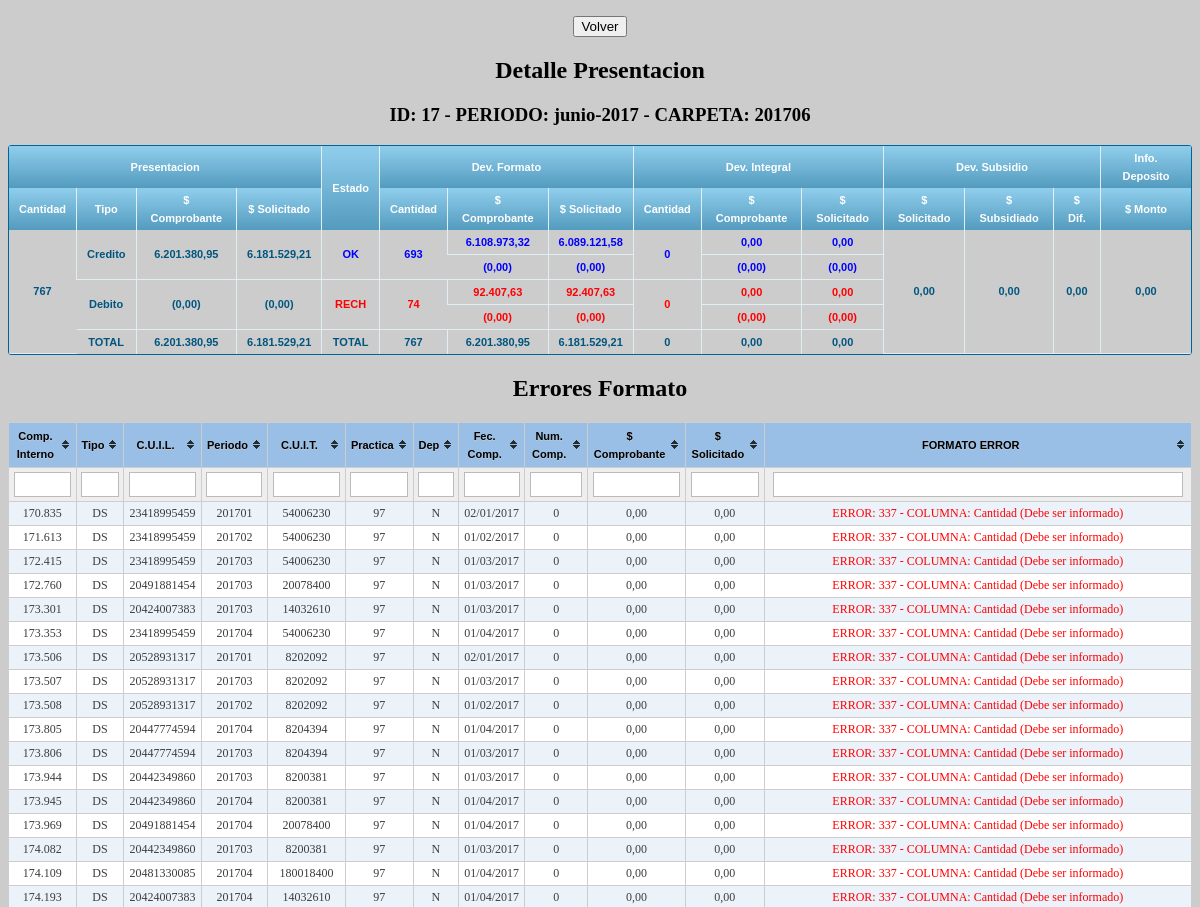
The page /presentacion.erroresformato.php?id=17 (signed in, upper part) on the database as committed earlier.
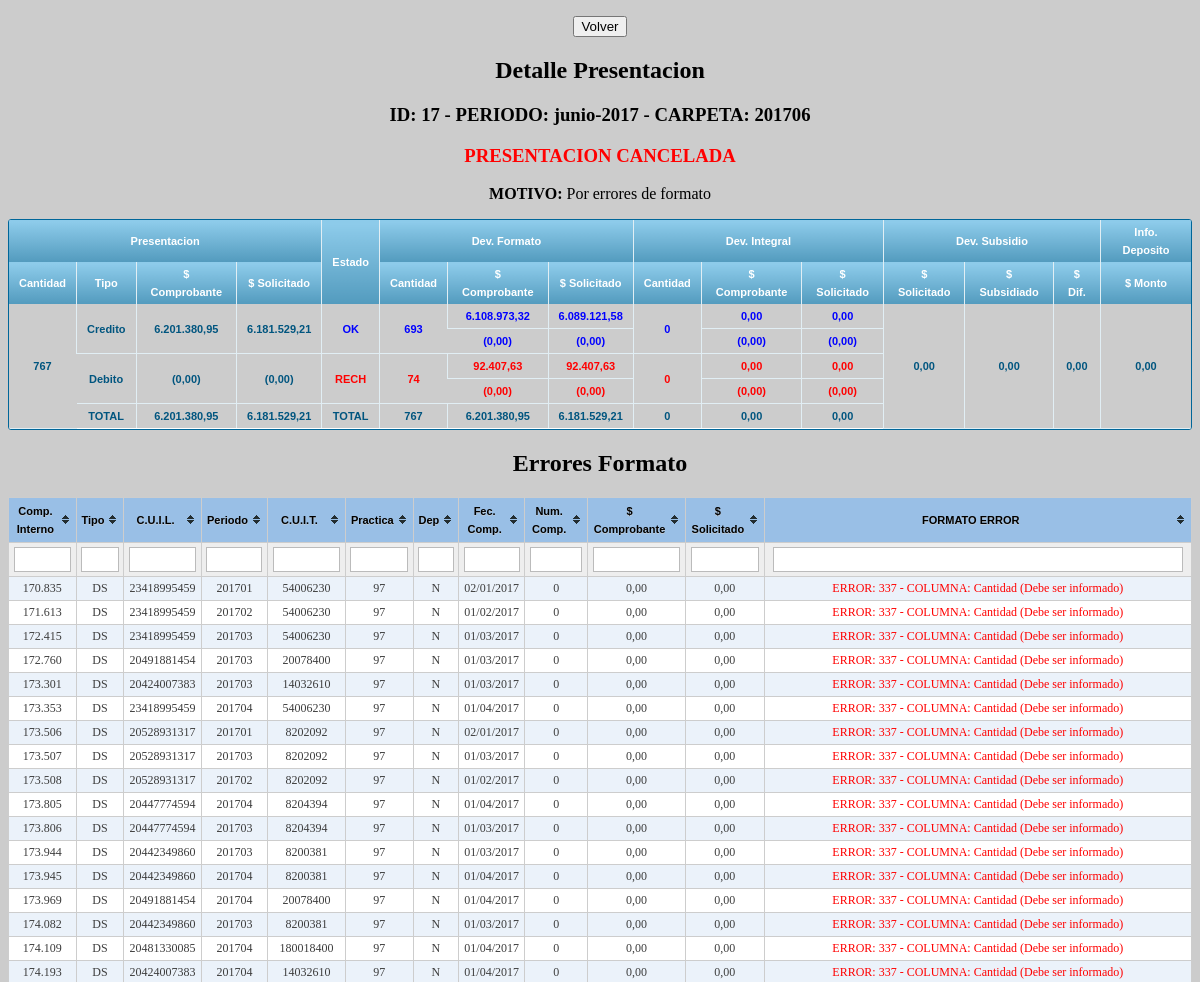
The same page on the database as committed later.
### tables this page shows
CREATE TABLE IF NOT EXISTS `presentacion` (
  `id` int(4) NOT NULL AUTO_INCREMENT,
  `idcronograma` int(3) NOT NULL,
  `fechapresentacion` date DEFAULT NULL,
  `fechacancelacion` date DEFAULT NULL,
  `motivocancelacion` text,
  `cantfactura` int(6) NOT NULL,
  `impcomprobantes` decimal(15,2) NOT NULL,
  `impsolicitado` decimal(15,2) NOT NULL,
  `impcomprobantesd` decimal(15,2) NOT NULL,
  `impsolicitadod` decimal(15,2) NOT NULL,
  `fechadeposito` date DEFAULT NULL,
  `montodepositado` decimal(15,2) DEFAULT NULL,
  PRIMARY KEY (`id`)
);

CREATE TABLE IF NOT EXISTS `cronograma` (
  `id` int(3) NOT NULL AUTO_INCREMENT,
  `periodo` varchar(100) NOT NULL,
  `carpeta` varchar(6) NOT NULL,
  `fechacierre` date NOT NULL,
  `periodosincluidos` varchar(50) NOT NULL,
  PRIMARY KEY (`id`)
);

CREATE TABLE IF NOT EXISTS `presentacionformato` (
  `id` int(4) NOT NULL,
  `fechadevformato` date NOT NULL,
  `cantformatook` int(6) NOT NULL,
  `impcomprobantesformatook` decimal(15,2) NOT NULL,
  `impsolicitadoformatook` decimal(15,2) NOT NULL,
  `impcomprobantesformatodok` decimal(15,2) NOT NULL,
  `impsolicitadoformatodok` decimal(15,2) NOT NULL,
  `cantformatonok` int(6) NOT NULL,
  `impcomprobantesformatonok` decimal(15,2) NOT NULL,
  `impsolicitadoformatonok` decimal(15,2) NOT NULL,
  `impcomprobantesformatodnok` decimal(15,2) NOT NULL,
  `impsolicitadoformatodnok` decimal(15,2) NOT NULL,
  PRIMARY KEY (`id`)
);

### include/detalle.php (the view)
<?php $sqlPresentacion = "SELECT
p.id as idpres,
DATE_FORMAT(p.fechapresentacion, '%d-%m-%Y') as fechapresentacion,
DATE_FORMAT(p.fechacancelacion, '%d-%m-%Y') as fechacancelacion,
p.motivocancelacion,
p.cantfactura,
p.impcomprobantes,
p.impsolicitado,
p.impcomprobantesd,
p.impsolicitadod,
cronograma.periodo,
cronograma.carpeta,
DATE_FORMAT(presentacionformato.fechadevformato, '%d-%m-%Y') as fechadevformato,
presentacionformato.*,
DATE_FORMAT(presentacionintegral.fechaintegral, '%d-%m-%Y') as fechaintegral,
presentacionintegral.*,
DATE_FORMAT(presentacionsubsidio.fechasubsidio, '%d-%m-%Y') as fechasubsidio,
presentacionsubsidio.impsolicitadosubsidio,
presentacionsubsidio.montosubsidio,
DATE_FORMAT(p.fechadeposito, '%d-%m-%Y') as fechadeposito,
p.montodepositado
FROM presentacion p
INNER JOIN cronograma on p.idcronograma = cronograma.id
LEFT JOIN presentacionformato on p.id = presentacionformato.id
LEFT JOIN presentacionintegral on p.id = presentacionintegral.id
LEFT JOIN presentacionsubsidio on p.id = presentacionsubsidio.id
WHERE p.id = $idPresentacion";
$resPresentacion = mysql_query($sqlPresentacion);
$rowPresentacion = mysql_fetch_array($resPresentacion);
?>
	<h2>Detalle Presentacion</h2>
	 	<h3>ID: <?php echo $rowPresentacion['idpres']?> - PERIODO: <?php echo $rowPresentacion['periodo'] ?> - CARPETA: <?php echo $rowPresentacion['carpeta'] ?></h3>
	 	<?php if ($rowPresentacion['fechacancelacion'] != null) {  ?>
	 		<h3 style="color: red">PRESENTACION CANCELADA</h3>
	 		<p><b>MOTIVO: </b><?php echo $rowPresentacion['motivocancelacion'] ?></p>
	 	<?php } ?>
<div class="grilla">
	<table>
		<thead>
		  <tr>
		    <th colspan="4" style="font-size: 11px">Presentacion</th>
		    <th rowspan="2" style="font-size: 11px">Estado</th>
		    <th colspan="3" style="font-size: 11px">Dev. Formato</th>
		    <th colspan="3" style="font-size: 11px">Dev. Integral</th>
		    <th colspan="3" style="font-size: 11px">Dev. Subsidio</th>
		    <th style="font-size: 11px">Info. Deposito</th>
		  </tr>
		  <tr>
		  	<th style="font-size: 11px">Cantidad</th>
		    <th style="font-size: 11px">Tipo</th>
		    <th style="font-size: 11px">$ Comprobante</th>
		    <th style="font-size: 11px">$ Solicitado</th>
		    <th style="font-size: 11px">Cantidad</th>
		    <th style="font-size: 11px">$ Comprobante</th>
		    <th style="font-size: 11px">$ Solicitado</th>
		    <th style="font-size: 11px">Cantidad</th>
		    <th style="font-size: 11px">$ Comprobante</th>
		    <th style="font-size: 11px">$ Solicitado</th>
		    <th style="font-size: 11px">$ Solicitado</th>
		    <th style="font-size: 11px">$ Subsidiado</th>
		    <th style="font-size: 11px">$ Dif.</th>
		    <th style="font-size: 11px">$ Monto</th>
		  </tr>
		</thead>
		<tbody>
			<tr>
				<td rowspan="5" style="font-size: 11px"><?php echo number_format($rowPresentacion['cantfactura'],"0","",".") ?></td>
				<td rowspan="2" style="font-size: 11px">Credito</td>
				<td rowspan="2" style="font-size: 11px"><?php echo number_format($rowPresentacion['impcomprobantes'],"2",",",".") ?> </td>
			 	<td rowspan="2" style="font-size: 11px"><?php echo number_format($rowPresentacion['impsolicitado'],"2",",",".") ?></td>
				<td rowspan="2" style="color: blue; font-size: 11px">OK</td>
				<td rowspan="2" style="color: blue; font-size: 11px"><?php echo number_format($rowPresentacion['cantformatook'],"0","",".")?></td>
				<td style="color: blue; font-size: 11px"><?php echo number_format($rowPresentacion['impcomprobantesformatook'],"2",",",".") ?> </td>
				<td style="color: blue; font-size: 11px"><?php echo number_format($rowPresentacion['impsolicitadoformatook'],"2",",",".") ?></td>
				<td rowspan="2" style="color: blue; font-size: 11px"><?php echo number_format($rowPresentacion['cantintegralok'],"0","",".")?></td>
				<td style="color: blue; font-size: 11px"><?php echo number_format($rowPresentacion['impcomprobantesintegralok'],"2",",",".") ?> </td>
				<td style="color: blue; font-size: 11px"><?php echo number_format($rowPresentacion['impsolicitadointegralok'],"2",",",".") ?></td>
				<td rowspan="5" style="font-size: 11px"><?php echo number_format($rowPresentacion['impsolicitadosubsidio'],"2",",",".") ?></td>
				<td rowspan="5" style="font-size: 11px"><?php echo number_format($rowPresentacion['montosubsidio'],"2",",",".") ?></td>
				<td rowspan="5" style="font-size: 11px"><?php echo number_format($rowPresentacion['impsolicitadosubsidio']-$rowPresentacion['montosubsidio'],"2",",",".") ?></td>
				<td rowspan="5" style="font-size: 11px"> <?php echo number_format($rowPresentacion['montodepositado'],"2",",",".") ?> </td>
			</tr>
			<tr>
				<td style="color: blue; font-size: 11px"><?php echo "(".number_format($rowPresentacion['impcomprobantesformatodok'],"2",",",".").")" ?> </td>
				<td style="color: blue; font-size: 11px"><?php echo "(".number_format($rowPresentacion['impsolicitadoformatodok'],"2",",",".").")" ?></td>
				<td style="color: blue; font-size: 11px"><?php echo "(".number_format($rowPresentacion['impcomprobantesintegraldok'],"2",",",".").")" ?> </td>
				<td style="color: blue; font-size: 11px"><?php echo "(".number_format($rowPresentacion['impsolicitadointegraldok'],"2",",",".").")" ?></td>
			</tr>
			<tr>
				<td rowspan="2" style="font-size: 11px">Debito</td>
				<td rowspan="2" style="font-size: 11px"><?php echo "(".number_format($rowPresentacion['impcomprobantesd'],"2",",",".").")"; ?> </td>
				<td rowspan="2" style="font-size: 11px"><?php echo "(".number_format($rowPresentacion['impsolicitadod'],"2",",",".").")" ?></td>
				<td rowspan="2" style="color: red; font-size: 11px">RECH</td>
				<td rowspan="2" style="color: red; font-size: 11px"><?php echo number_format($rowPresentacion['cantformatonok'],"0","",".")?></td>
				<td style="color: red; font-size: 11px"><?php echo number_format($rowPresentacion['impcomprobantesformatonok'],"2",",",".") ?> </td>
				<td style="color: red; font-size: 11px"><?php echo number_format($rowPresentacion['impsolicitadoformatonok'],"2",",",".") ?></td>
				<td rowspan="2" style="color: red; font-size: 11px"><?php echo number_format($rowPresentacion['cantintegralnok'],"0","",".")?></td>
				<td style="color: red; font-size: 11px"><?php echo number_format($rowPresentacion['impcomprobantesintegralnok'],"2",",",".") ?> </td>
				<td style="color: red; font-size: 11px"><?php echo number_format($rowPresentacion['impsolicitadointegralnok'],"2",",",".") ?></td>
			</tr>
			<tr>
				<td style="color: red; font-size: 11px"><?php echo "(".number_format($rowPresentacion['impcomprobantesformatodnok'],"2",",",".").")" ?> </td>
				<td style="color: red; font-size: 11px"><?php echo "(".number_format($rowPresentacion['impsolicitadoformatodnok'],"2",",",".").")" ?></td>
				<td style="color: red; font-size: 11px"><?php echo "(".number_format($rowPresentacion['impcomprobantesintegraldnok'],"2",",",".").")" ?> </td>
				<td style="color: red; font-size: 11px"><?php echo "(".number_format($rowPresentacion['impsolicitadointegraldnok'],"2",",",".").")" ?></td>
			</tr>
			<tr>
				<td style="font-size: 11px">TOTAL</td>
				<td style="font-size: 11px"><?php echo number_format($rowPresentacion['impcomprobantes'] - $rowPresentacion['impcomprobantesd'],"2",",",".")?></td>
				<td style="font-size: 11px"><?php echo number_format($rowPresentacion['impsolicitado'] - $rowPresentacion['impsolicitadod'],"2",",",".")?></td>
				<td style="font-size: 11px">TOTAL</td>
				<td style="font-size: 11px"><?php echo number_format($rowPresentacion['cantformatook'] + $rowPresentacion['cantformatonok'],"0","",".") ?></td>
				<td style="font-size: 11px"><?php echo number_format($rowPresentacion['impcomprobantesformatook'] + $rowPresentacion['impcomprobantesformatonok'] - $rowPresentacion['impcomprobantesformatodok'] - $rowPresentacion['impcomprobantesformatodnok'],"2",",",".")  ?> </td>
				<td style="font-size: 11px"><?php echo number_format($rowPresentacion['impsolicitadoformatook'] + $rowPresentacion['impsolicitadoformatonok'] - $rowPresentacion['impsolicitadoformatodok'] - $rowPresentacion['impsolicitadoformatodnok'],"2",",",".") ?></td>
				<td style="font-size: 11px"><?php echo number_format($rowPresentacion['cantintegralok'] + $rowPresentacion['cantintegralnok'],"0","",".") ?></td>
				<td style="font-size: 11px"><?php echo number_format($rowPresentacion['impcomprobantesintegralok'] + $rowPresentacion['impcomprobantesintegralnok'] - $rowPresentacion['impcomprobantesintegraldok'] - $rowPresentacion['impcomprobantesintegraldnok'],"2",",",".") ?> </td>
				<td style="font-size: 11px"><?php echo number_format($rowPresentacion['impsolicitadointegralok'] + $rowPresentacion['impsolicitadointegralnok'] - $rowPresentacion['impsolicitadointegraldok'] - $rowPresentacion['impsolicitadointegraldnok'],"2",",",".")  ?></td>
			</tr>
		</tbody>
	</table>
</div>

Rows that differ between the two databases and show on the page:
changed presentacion id 17: motivocancelacion (not shown) → "Por errores de formato"
Other text that changed with them:
text now shown: "PRESENTACION CANCELADA MOTIVO:"
